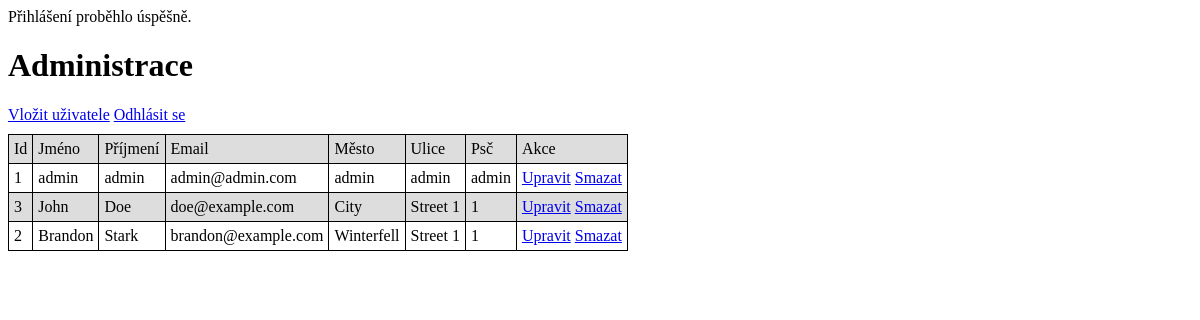
The app's page /administration (signed in) with its own data.
### tables this page shows
CREATE TABLE `user` (
  `id` int(11) NOT NULL,
  `first_name` varchar(60) NOT NULL,
  `last_name` varchar(60) NOT NULL,
  `email` varchar(60) NOT NULL,
  `password` varchar(255) NOT NULL,
  `city` varchar(255) NOT NULL,
  `street` varchar(255) NOT NULL,
  `postal_code` varchar(10) NOT NULL,
  `logged` tinyint(1) NOT NULL DEFAULT '0'
);

### index.php (called while the page is built, shortened)
<?php
include('config/config.php');
include('view/layout.php');

### config/config.php (called while the page is built, shortened)
<?php
 function autoload($class)
{
    $pattern = '/'. CONTROLLER_POSTFIX .'$/';
}

### controller/AdministrationController.php (called while the page is built, shortened)
<?php
class AdministrationController extends SecuredController {
    public function process($params) {
        $userManager = new UserManager();
        $users = $userManager->getUsers();
        $this->view = 'administration.php';
        $this->showView();
    }
}

### model/Router.php (called while the page is built, shortened)
<?php
class Router{
    private $controller;
    public function processUrl(){
        $fullUrl = $this->getFullUrl();
        $parsedUrl = $this->getParsedUrl($fullUrl);
        $controllerName = array_shift($parsedUrl);
        $this->controller->process($parsedUrl);
    }
    private function setController($controllerClass){
        $this->controller = new $controllerClass;
    }
    private function getParsedUrl($fullUrl){
       $url = trim(trim(str_replace(BASE_PATH,'',$fullUrl),'/'));
       return explode('/',$url);
    }
    private function getFullUrl(){
        $scheme = isset($_SERVER['https']) ? 'https://' :  'http://';
        return $scheme . $_SERVER['HTTP_HOST'] . $_SERVER['REQUEST_URI'];
    }
}

### model/UserManager.php (called while the page is built, shortened)
<?php
 class UserManager{
     public function getUsers(){
         $query = "SELECT id, first_name, last_name, city, email, street, postal_code".
                 " FROM user ORDER BY last_name, first_name";
         return DB::queryAll($query, []);
     }
 }

### model/DB.php (called while the page is built, shortened)
<?php
class DB{
   private static $connection;
   private static $setting = [
       PDO::ATTR_ERRMODE => PDO::ERRMODE_EXCEPTION,
       PDO::MYSQL_ATTR_INIT_COMMAND => 'SET NAMES utf8',
       PDO::ATTR_EMULATE_PREPARES => false
   ];
   public static function connect($host,$dbname,$user,$password){
       if (!isset(self::$connection))
        {
                self::$connection = new PDO(
                        "mysql:host=$host;dbname=$dbname",
                        $user,
                        $password,
                        self::$setting
                );
        }
   }
   public static function queryAll($query,$params){
      $result = self::$connection->prepare($query);
      $result->execute($params);
      return $result->fetchAll(PDO::FETCH_ASSOC);
   }
}

### view/administration.php (the view)
<h1>Administrace</h1>
<a href="<?php echo BASE_PATH . '/user/add' ?>">Vložit uživatele</a>
<a href="<?php echo BASE_PATH . '/sign/out' ?>">Odhlásit se</a>
<?php if($users) : ?>
    <table class="user-table">
        <tr>
            <td>Id</td>
            <td>Jméno</td>
            <td>Příjmení</td>
            <td>Email</td>
            <td>Město</td>
            <td>Ulice</td>
            <td>Psč</td>
            <td>Akce</td>
        </tr>
        <?php foreach ($users as $user) : ?>
        <tr class="user-<?php echo $user['id'] ?>">
            <td><?php echo $user['id'] ?></td>
            <td><?php echo $user['first_name'] ?></td>
            <td><?php echo $user['last_name'] ?></td>
            <td><?php echo $user['email'] ?></td>
            <td><?php echo $user['city'] ?></td>
            <td><?php echo $user['street'] ?></td>
            <td><?php echo $user['postal_code'] ?></td>
            <td>
                <a href="<?php echo BASE_PATH . '/user/edit/'.$user['id'] ?>" >Upravit</a>
                <a href="<?php echo BASE_PATH . '/user/delete/'.$user['id'] ?>" class="ajax-delete">Smazat</a>
            </td>
        </tr>
        <?php endforeach; ?>
    </table>
<?php endif; ?>

### view/layout.php (shortened to what this page needs)
<!DOCTYPE html>
<html>
    <head>
        <link rel="stylesheet" href="assets/css/style.css">
    </head>
    <body>
        <?php $messages = Controller::getMessages(); ?>
        <div class="messages">
            <?php foreach($messages as $message) :  ?>
                <div class="message"><?php echo $message ?></div>
            <?php endforeach ?>
        </div>
        <?php
          $router->processUrl();
        ?>
    </body>
</html>

### controller/Controller.php (shortened to what this page needs)
<?php
abstract class Controller {
    protected $view = "";
    public function showView(){
        if($this->view){
            require('view/'.$this->view);
        }
    }
    public static function getMessages(){
        if(isset($_SESSION['messages'])){
           $messages = $_SESSION['messages'];
           return $messages;
        }
        else{
            return [];
        }
    }
}

### assets/css/style.css (style rules this page uses)
.user-table { border-collapse: collapse; margin: 10px 0; }
.user-table td { border: 1px solid #000; padding: 5px; }
.user-table tr:nth-of-type(odd) { background-color: #ddd; }

### records on screen
user: id "1", first_name "admin", last_name "admin", email "admin@admin.com", city "admin", street "admin", postal_code "admin"
user: id "3", first_name "John", last_name "Doe", email "doe@example.com", city "City", street "Street 1", postal_code "1"
user: id "2", first_name "Brandon", last_name "Stark", email "brandon@example.com", city "Winterfell", street "Street 1", postal_code "1"

### other values on screen
$message "Přihlášení proběhlo úspěšně."
